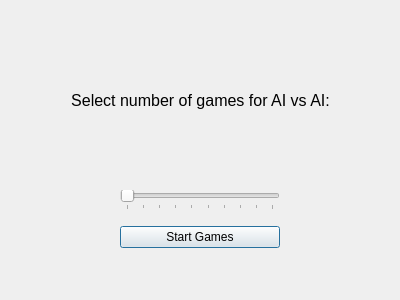
<?xml version="1.0" encoding="UTF-8"?>
<ui version="4.0">
 <class>AIGamesDialog</class>
 <widget class="QDialog" name="AIGamesDialog">
  <property name="geometry">
   <rect>
    <x>0</x>
    <y>0</y>
    <width>400</width>
    <height>300</height>
   </rect>
  </property>
  <property name="windowTitle">
   <string>Dialog</string>
  </property>
  <widget class="QWidget" name="verticalLayoutWidget">
   <property name="geometry">
    <rect>
     <x>0</x>
     <y>30</y>
     <width>401</width>
     <height>141</height>
    </rect>
   </property>
   <layout class="QVBoxLayout" name="verticalLayout">
    <item>
     <widget class="QLabel" name="label">
      <property name="font">
       <font>
        <pointsize>12</pointsize>
       </font>
      </property>
      <property name="text">
       <string>Select number of games for AI vs AI:</string>
      </property>
      <property name="alignment">
       <set>Qt::AlignmentFlag::AlignCenter</set>
      </property>
     </widget>
    </item>
   </layout>
  </widget>
  <widget class="QWidget" name="verticalLayoutWidget_2">
   <property name="geometry">
    <rect>
     <x>120</x>
     <y>180</y>
     <width>160</width>
     <height>80</height>
    </rect>
   </property>
   <layout class="QVBoxLayout" name="verticalLayout_2">
    <item>
     <widget class="QSlider" name="numGamesSlider">
      <property name="minimum">
       <number>1</number>
      </property>
      <property name="maximum">
       <number>10</number>
      </property>
      <property name="orientation">
       <enum>Qt::Orientation::Horizontal</enum>
      </property>
      <property name="tickPosition">
       <enum>QSlider::TickPosition::TicksBelow</enum>
      </property>
      <property name="tickInterval">
       <number>1</number>
      </property>
     </widget>
    </item>
    <item>
     <widget class="QPushButton" name="startGamesButton">
      <property name="text">
       <string>Start Games</string>
      </property>
     </widget>
    </item>
   </layout>
  </widget>
 </widget>
 <resources/>
 <connections/>
</ui>
